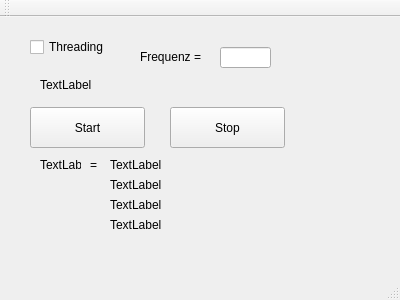
<?xml version="1.0" encoding="UTF-8"?>
<ui version="4.0">
 <class>MainWindow</class>
 <widget class="QMainWindow" name="MainWindow">
  <property name="geometry">
   <rect>
    <x>0</x>
    <y>0</y>
    <width>400</width>
    <height>300</height>
   </rect>
  </property>
  <property name="windowTitle">
   <string>MainWindow</string>
  </property>
  <widget class="QWidget" name="centralWidget">
   <widget class="QPushButton" name="pushButtonStart">
    <property name="geometry">
     <rect>
      <x>30</x>
      <y>90</y>
      <width>115</width>
      <height>41</height>
     </rect>
    </property>
    <property name="text">
     <string>Start</string>
    </property>
   </widget>
   <widget class="QPushButton" name="pushButtonStop">
    <property name="geometry">
     <rect>
      <x>170</x>
      <y>90</y>
      <width>115</width>
      <height>41</height>
     </rect>
    </property>
    <property name="text">
     <string>Stop</string>
    </property>
   </widget>
   <widget class="QLabel" name="labelThreads">
    <property name="geometry">
     <rect>
      <x>40</x>
      <y>60</y>
      <width>101</width>
      <height>16</height>
     </rect>
    </property>
    <property name="text">
     <string>TextLabel</string>
    </property>
   </widget>
   <widget class="QLabel" name="labelTime1">
    <property name="geometry">
     <rect>
      <x>110</x>
      <y>140</y>
      <width>71</width>
      <height>16</height>
     </rect>
    </property>
    <property name="text">
     <string>TextLabel</string>
    </property>
   </widget>
   <widget class="QCheckBox" name="checkBoxThreading">
    <property name="geometry">
     <rect>
      <x>30</x>
      <y>20</y>
      <width>89</width>
      <height>20</height>
     </rect>
    </property>
    <property name="text">
     <string>Threading</string>
    </property>
   </widget>
   <widget class="QLabel" name="labelTimeSettings">
    <property name="geometry">
     <rect>
      <x>40</x>
      <y>140</y>
      <width>41</width>
      <height>16</height>
     </rect>
    </property>
    <property name="text">
     <string>TextLabel</string>
    </property>
   </widget>
   <widget class="QLabel" name="labelTime_2">
    <property name="geometry">
     <rect>
      <x>90</x>
      <y>140</y>
      <width>21</width>
      <height>16</height>
     </rect>
    </property>
    <property name="text">
     <string>=</string>
    </property>
   </widget>
   <widget class="QLabel" name="labelTime2">
    <property name="geometry">
     <rect>
      <x>110</x>
      <y>160</y>
      <width>71</width>
      <height>16</height>
     </rect>
    </property>
    <property name="text">
     <string>TextLabel</string>
    </property>
   </widget>
   <widget class="QLabel" name="labelTime3">
    <property name="geometry">
     <rect>
      <x>110</x>
      <y>180</y>
      <width>71</width>
      <height>16</height>
     </rect>
    </property>
    <property name="text">
     <string>TextLabel</string>
    </property>
   </widget>
   <widget class="QLabel" name="labelTime4">
    <property name="geometry">
     <rect>
      <x>110</x>
      <y>200</y>
      <width>71</width>
      <height>16</height>
     </rect>
    </property>
    <property name="text">
     <string>TextLabel</string>
    </property>
   </widget>
   <widget class="QLineEdit" name="lineEdit">
    <property name="geometry">
     <rect>
      <x>220</x>
      <y>30</y>
      <width>51</width>
      <height>21</height>
     </rect>
    </property>
   </widget>
   <widget class="QLabel" name="labelTime_3">
    <property name="geometry">
     <rect>
      <x>140</x>
      <y>30</y>
      <width>81</width>
      <height>20</height>
     </rect>
    </property>
    <property name="text">
     <string>Frequenz = </string>
    </property>
   </widget>
  </widget>
  <widget class="QMenuBar" name="menuBar">
   <property name="geometry">
    <rect>
     <x>0</x>
     <y>0</y>
     <width>400</width>
     <height>22</height>
    </rect>
   </property>
  </widget>
  <widget class="QToolBar" name="mainToolBar">
   <attribute name="toolBarArea">
    <enum>TopToolBarArea</enum>
   </attribute>
   <attribute name="toolBarBreak">
    <bool>false</bool>
   </attribute>
  </widget>
  <widget class="QStatusBar" name="statusBar"/>
 </widget>
 <layoutdefault spacing="6" margin="11"/>
 <resources/>
 <connections/>
</ui>
